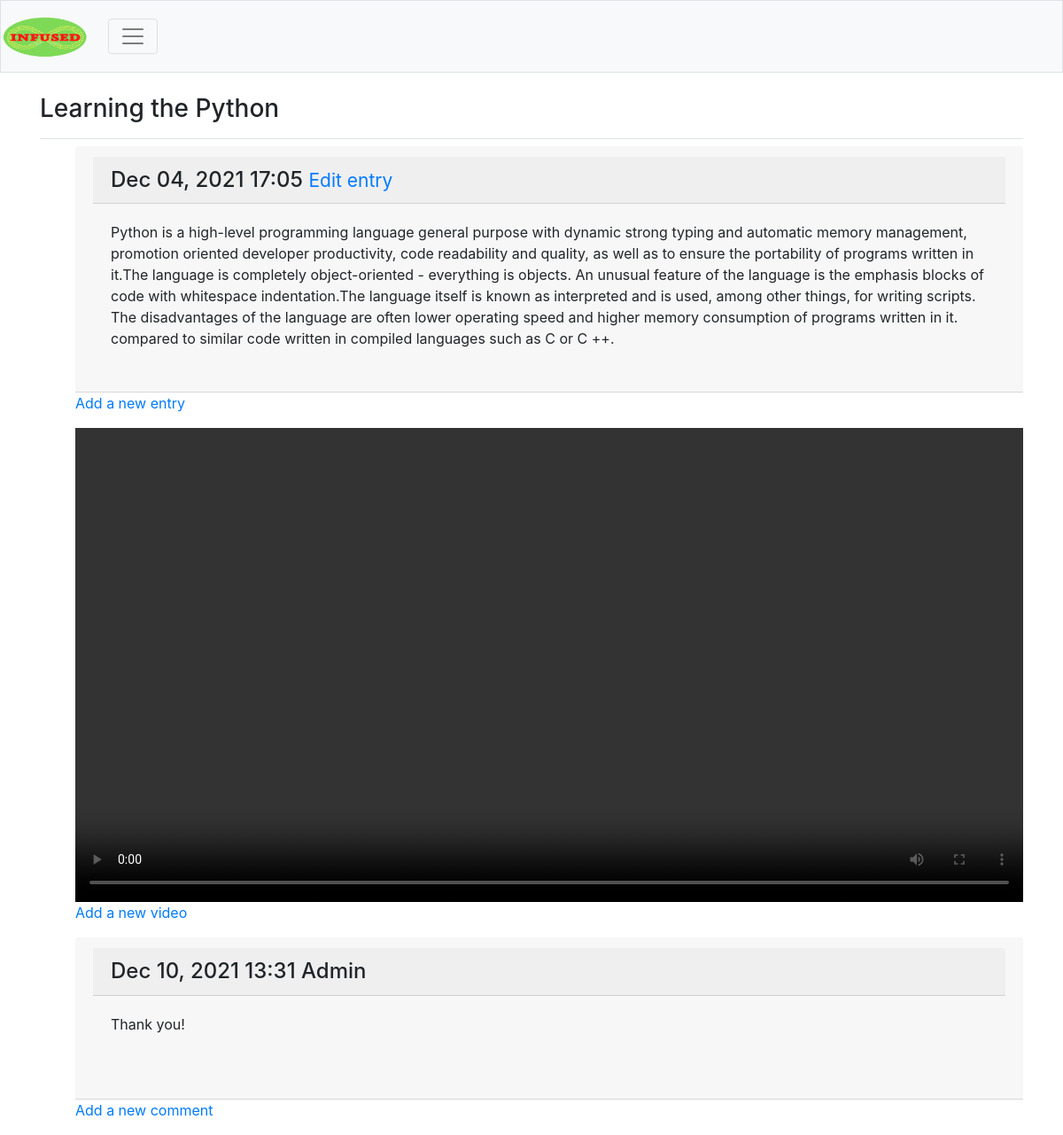
Screenshot of /channels/1/ (signed in) with the database file from the repository.
### infused/models.py (models this page shows, shortened)
class Channel(models.Model):
    text = models.CharField(max_length=200)
    date_added = models.DateTimeField(auto_now_add=True)
    owner = models.ForeignKey(User, on_delete=models.CASCADE)
    def __str__(self):
        return self.text

class Entry(models.Model):
    channel = models.ForeignKey(Channel, on_delete=models.CASCADE)
    text = models.TextField()
    date_added = models.DateTimeField(auto_now_add=True)
    class Meta:
        verbose_name_plural = 'entries'

class Video(models.Model):
    channel = models.ForeignKey(Channel, on_delete=models.CASCADE)
    text = models.CharField(max_length=100)
    date_added = models.DateTimeField(auto_now_add=True)
    video = models.FileField(upload_to='video/',
                             validators=[FileExtensionValidator(
                                 allowed_extensions=['mp4'])])
    class Meta:
        verbose_name_plural = 'videos'

class Comments(models.Model):
    channel = models.ForeignKey(Channel, on_delete=models.CASCADE)
    text = models.TextField()
    date_added = models.DateTimeField(auto_now=True)
    user_name = models.CharField(max_length=25)
    class Meta:
        verbose_name_plural = 'comments'

### infused/views.py (the view)
# urls.py: path('channels/<int:channel_id>/', views.channel, name='channel'),
def channel(request, channel_id):
    channel = Channel.objects.get(id=channel_id)
    entries = channel.entry_set.order_by('-date_added')
    comments = channel.comments_set.order_by('date_added')
    videos = channel.video_set.order_by('-date_added')
    context = {'channel': channel, 'entries': entries, 'video': videos,
               'comments': comments}
    return render(request, 'infused/channel.html', context)

### infused/templates/infused/channel.html (shortened to what this page needs)
{% extends 'infused/base.html' %}
{% block page_header %}
<h3>{{ channel }}</h3>
{% endblock page_header %}
{% block content %}
    <ul>
        {% for entry in entries %}
        <div class="card-header">
            <h4 class="card-header">
                {{ entry.date_added|date:'M d, Y H:i' }}
                <small><a href="{% url 'infused:edit_entry' entry.id %}">
                    Edit entry</a></small>
            </h4>
            <div class="card-body">
                {{ entry.text|linebreaks }}
            </div>
        </div>
        {% empty %}
        <p>There are no entries for this channel yet.</p>
        {% endfor %}
        <p>
            <a href="{% url 'infused:new_entry' channel.id%}">
                Add a new entry</a>
        </p>
    </ul>
    <ul>
        {% for x in video %}
        <video class="embed-responsive embed-responsive-16by9" controls>
                <source src="{{ x.video.url}}" type="video/mp4">
            </video>
        {% empty %}
        <li>There are no videos for this channel yet.</li>
        {% endfor %}
        <p>
            <a href="{% url 'infused:new_video' channel.id %}">
                Add a new video</a>
        </p>
    </ul>
    <ul>
        {% for comment in comments %}
        <div class="card-header">
            <h4 class="card-header">
                {{ comment.date_added|date:'M d, Y H:i' }}
                {% if user.is_authenticated %}
                    {{ user }}
                {% else %}
                    anonymous
                {% endif %}
            </h4>
            <div class="card-body">
                {{ comment.text|linebreaks }} <br/>
            </div>
        </div>
        {% empty %}
        <li>There are no comments for this channel yet.</li>
        {% endfor %}
        <p>
            <a href="{% url 'infused:new_comments' channel.id%}">
                Add a new comment</a>
        </p>
    </ul>
{% endblock content %}

### rows the page displays
Channel: text "Learning the Python"
Entry: date_added "Dec 04, 2021 17:05", text "Python is a high-level programming language general purpose with dynamic strong typing and automatic memory management, promotion oriented developer productivity, code readability and quality, as well as to ensure the portability of programs written in it.The language is completely object-oriented - everything is objects. An unusual feature of the language is the emphasis blocks of code with whitespace indentation.The language itself is known as interpreted and is used, among other things, for writing scripts. The disadvantages of the language are often lower operating speed and higher memory consumption of programs written in it. compared to similar code written in compiled languages…"
Comments: date_added "Dec 10, 2021 13:31", text "Thank you!"

### other values shown
{{ user }} "Admin"
